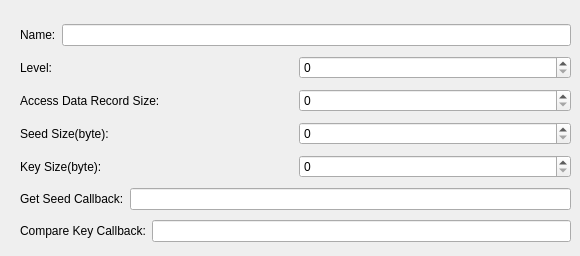
    <widget class="QWidget" name="tab_32">
     <attribute name="title">
      <string>Security Level</string>
     </attribute>
     <widget class="QWidget" name="layoutWidget">
      <property name="geometry">
       <rect>
        <x>20</x>
        <y>20</y>
        <width>551</width>
        <height>227</height>
       </rect>
      </property>
      <layout class="QVBoxLayout" name="verticalLayout_26">
       <item>
        <layout class="QHBoxLayout" name="horizontalLayout_64">
         <item>
          <widget class="QLabel" name="label_58">
           <property name="text">
            <string>Name:</string>
           </property>
          </widget>
         </item>
         <item>
          <widget class="QLineEdit" name="leSecurityLevelName"/>
         </item>
        </layout>
       </item>
       <item>
        <layout class="QHBoxLayout" name="horizontalLayout_65">
         <item>
          <widget class="QLabel" name="label_59">
           <property name="text">
            <string>Level:</string>
           </property>
          </widget>
         </item>
         <item>
          <widget class="QSpinBox" name="spbxSecurityLevel">
           <property name="toolTip">
            <string>&lt;!DOCTYPE HTML PUBLIC &quot;-//W3C//DTD HTML 4.0//EN&quot; &quot;http://www.w3.org/TR/REC-html40/strict.dtd&quot;&gt;
&lt;html&gt;&lt;head&gt;&lt;meta name=&quot;qrichtext&quot; content=&quot;1&quot; /&gt;&lt;style type=&quot;text/css&quot;&gt;
p, li { white-space: pre-wrap; }
&lt;/style&gt;&lt;/head&gt;&lt;body style=&quot; font-family:'Consolas'; font-size:12pt; font-weight:400; font-style:normal;&quot;&gt;
&lt;p style=&quot; margin-top:0px; margin-bottom:0px; margin-left:0px; margin-right:0px; -qt-block-indent:0; text-indent:0px;&quot;&gt;From 0 to 31.&lt;/p&gt;
&lt;p style=&quot; margin-top:0px; margin-bottom:0px; margin-left:0px; margin-right:0px; -qt-block-indent:0; text-indent:0px;&quot;&gt;0 == Locked.&lt;/p&gt;&lt;/body&gt;&lt;/html&gt;</string>
           </property>
           <property name="maximum">
            <number>31</number>
           </property>
          </widget>
         </item>
        </layout>
       </item>
       <item>
        <layout class="QHBoxLayout" name="horizontalLayout_67">
         <item>
          <widget class="QLabel" name="label_61">
           <property name="text">
            <string>Access Data Record Size:</string>
           </property>
          </widget>
         </item>
         <item>
          <widget class="QSpinBox" name="spbxSecurityLevelRecordSize">
           <property name="toolTip">
            <string>&lt;!DOCTYPE HTML PUBLIC &quot;-//W3C//DTD HTML 4.0//EN&quot; &quot;http://www.w3.org/TR/REC-html40/strict.dtd&quot;&gt;
&lt;html&gt;&lt;head&gt;&lt;meta name=&quot;qrichtext&quot; content=&quot;1&quot; /&gt;&lt;style type=&quot;text/css&quot;&gt;
p, li { white-space: pre-wrap; }
&lt;/style&gt;&lt;/head&gt;&lt;body style=&quot; font-family:'Consolas'; font-size:12pt; font-weight:400; font-style:normal;&quot;&gt;
&lt;p style=&quot; margin-top:0px; margin-bottom:0px; margin-left:0px; margin-right:0px; -qt-block-indent:0; text-indent:0px;&quot;&gt;DspSecurityADRSize:I cann't understand, only on reference in Arccore Code,So should must set it to ZERO.&lt;/p&gt;&lt;/body&gt;&lt;/html&gt;</string>
           </property>
          </widget>
         </item>
        </layout>
       </item>
       <item>
        <layout class="QHBoxLayout" name="horizontalLayout_66">
         <item>
          <widget class="QLabel" name="label_60">
           <property name="text">
            <string>Seed Size(byte):</string>
           </property>
          </widget>
         </item>
         <item>
          <widget class="QSpinBox" name="spbxSecurityLevelSeedSize"/>
         </item>
        </layout>
       </item>
       <item>
        <layout class="QHBoxLayout" name="horizontalLayout_68">
         <item>
          <widget class="QLabel" name="label_62">
           <property name="text">
            <string>Key Size(byte):</string>
           </property>
          </widget>
         </item>
         <item>
          <widget class="QSpinBox" name="spbxSecurityLevelKeySize"/>
         </item>
        </layout>
       </item>
       <item>
        <layout class="QHBoxLayout" name="horizontalLayout_69">
         <item>
          <widget class="QLabel" name="label_63">
           <property name="text">
            <string>Get Seed Callback:</string>
           </property>
          </widget>
         </item>
         <item>
          <widget class="QLineEdit" name="leSecurityLevelGetSeedCbk"/>
         </item>
        </layout>
       </item>
       <item>
        <layout class="QHBoxLayout" name="horizontalLayout_70">
         <item>
          <widget class="QLabel" name="label_64">
           <property name="text">
            <string>Compare Key Callback:</string>
           </property>
          </widget>
         </item>
         <item>
          <widget class="QLineEdit" name="leSecurityLevelCopmKeyCbk"/>
         </item>
        </layout>
       </item>
      </layout>
     </widget>
    </widget>
